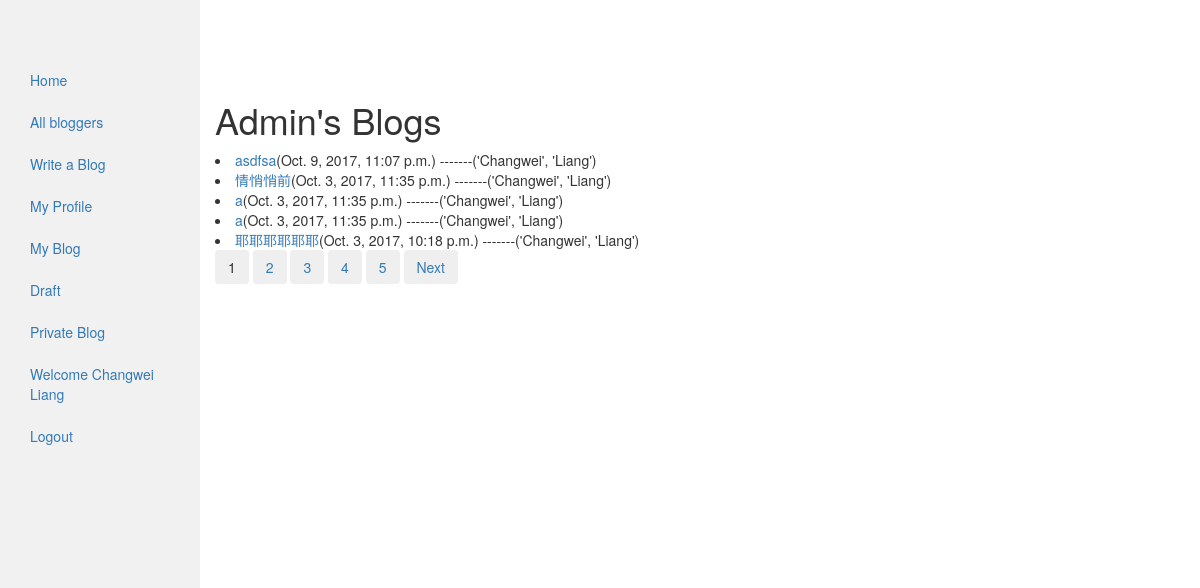
/myblog/ (signed in), run on an earlier commit of the app's database.
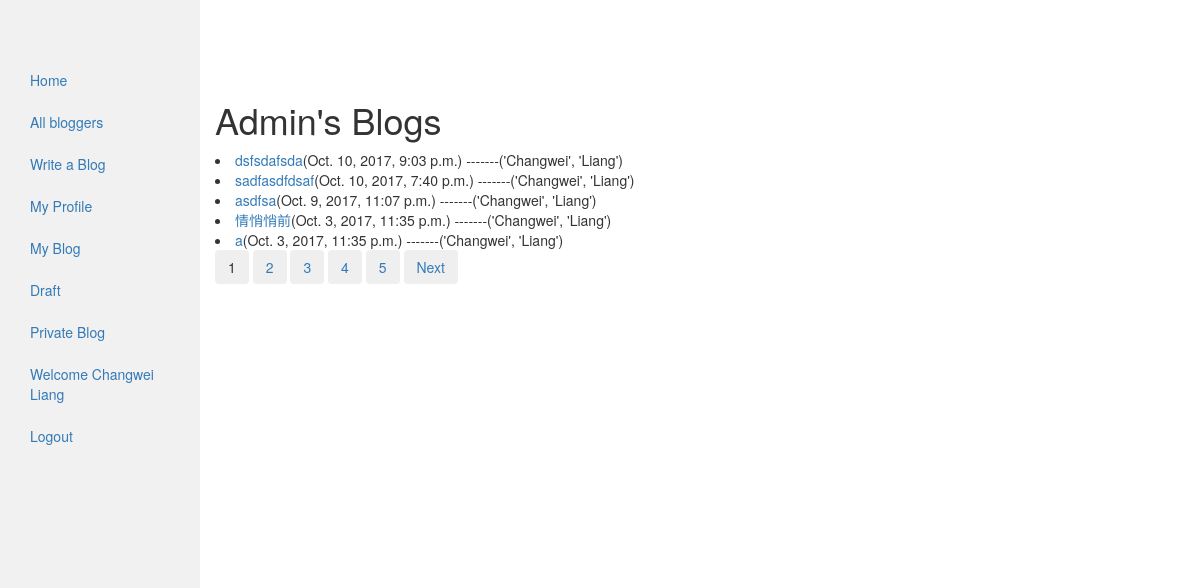
And on a later commit of the database.
### my_auth/models.py (models this page shows)
class User(auth_models.AbstractUser):
    email = models.EmailField(_('email address'), unique=True)

### blog/models.py (models this page shows, shortened)
class MyPost(models.Model):
    author = models.ForeignKey(settings.AUTH_USER_MODEL, on_delete=models.CASCADE)
    title = models.CharField(max_length=100)
    content = models.TextField(blank=True)
    tags = models.CharField(max_length=20, null=True, blank=True)
    published_time = models.DateTimeField(default=timezone.now)
    created_time = models.DateTimeField(default=timezone.now)
    is_draft = models.BooleanField(default=False)
    is_private = models.BooleanField(default=False)
    can_be_edited = models.BooleanField(default=False)
    allow_comment = models.BooleanField(default=True)
    class Meta:
        ordering = ['published_time']
    def get_absolute_url(self):
        return reverse('blog:blog_detail', args=[str(self.id)])

### blog/views.py (the view)
# urls.py: url(r'^myblog/$', views.MyBlog.as_view(), name='my_blog'),
class MyBlog(LoginRequiredMixin, MyPaginatedBlogListView):
    model = models.MyPost
    login_url = 'auth:login'
    template_name = 'blog/my_blog_list.html'
    paginate_by = 5
    context_object_name = 'blog_list'
    def get_queryset(self):
        return models.MyPost.objects.filter(author__username=self.request.user.username,
                                              is_draft=False, is_private=False).order_by('-published_time')

### blog/templatetags/blog_tag.py (called while the page is built)
@register.simple_tag
def real_name_or_username(blog):
    if blog.author.first_name and blog.author.last_name:
        return format_html('%s' % blog.author.first_name), format_html(blog.author.last_name)
    else:
        return blog.author.username

### blog/utils.py (called while the page is built)
def my_paginator_style(paginator, page, context, pages_num_2b_shown):
    context['multiple_page_series_to_show'] = 0
    if paginator.num_pages > pages_num_2b_shown:
        context['multiple_page_series_to_show'] = 1
        context['page_number_to_be_show'] = [i + page.number - pages_num_2b_shown // 2
                                             for i in range(pages_num_2b_shown)]
        if page.number <= pages_num_2b_shown // 2:
            context['page_number_to_be_show'] = [(i + 1) for i in
                                                 range(pages_num_2b_shown)]
        if page.number + pages_num_2b_shown // 2 >= paginator.num_pages:
            context['page_number_to_be_show'] = [i + paginator.num_pages - pages_num_2b_shown + 1
                                                 for i in range(pages_num_2b_shown)]
    return context

### blog/views.py (called while the page is built)
    def get_context_data(self, **kwargs):
        context = super(ListView, self).get_context_data(**kwargs)
        queryset = self.get_queryset()
        paginator, page, queryset, is_paginated = self.paginate_queryset(queryset, self.get_paginate_by(queryset))
        context = my_paginator_style(paginator, page, context, pages_num_2b_shown=5)
        return context

### blog/templates/blog/my_blog_list.html (shortened to what this page needs)
<!DOCTYPE html>
<html lang="en">
{% extends 'blog/base.html' %}
{% load blog_tag %}
{% block content %}
<h1>{{ user.username|title }}'s Blogs</h1>
{% if blog_list %}
    {% for blog in blog_list %}
        <li><a href="{{ blog.get_absolute_url }}">{{ blog.title }}</a>({{ blog.published_time }})
            -------{% real_name_or_username blog %}</li>
    {% endfor %}
{% else %}
    <p>No blogs are found</p>
{% endif %}
{% include "blog/pagination.html" %}
{% endblock %}

### blog/templates/blog/base.html (shortened to what this page needs)
<!DOCTYPE html>
<html lang="en">
{% load blog_tag %}
{% load static %}
<head>
  <link rel="stylesheet" href="https://maxcdn.bootstrapcdn.com/bootstrap/3.3.7/css/bootstrap.min.css">
  <link rel="stylesheet" type="text/css" href="{% static 'blog/css/blog.css' %}">
</head>
<body>
  <div class="container-fluid">
    <div class="row content">
      {% block sidebar %}
      <div class="col-sm-2 sidenav">
      <ul class="nav nav-pills nav-stacked">
          <li class=""><a href="{% url 'blog:homepage' %}">Home</a></li>
          <li><a href="{% url 'blog:blogger' %}">All bloggers</a></li>
          {% if user.is_authenticated %}
                <li><a href="{% url 'blog:create_blog' %}">Write a Blog</a></li>
                <li><a href="">My Profile</a></li>
                <li><a href="{% url 'blog:my_blog' %}">My Blog</a></li>
                <li><a href="{% url 'blog:draft_blog' %}">Draft</a></li>
                <li><a href="{% url 'blog:private_blog' %}">Private Blog</a></li>
                <li><a href="">Welcome {{ user.first_name }} {{ user.last_name }}</a></li>
                <li><a href="{% url 'auth:logout' %}">Logout</a></li>
          {% else %}
                <li><a href="{% url 'auth:login' %}">Login</a></li>
          {% endif %}
      </ul>
      {% endblock %}
      </div>
    <div class="col-sm-10 ">
      {% block content %}{% endblock %}
    </div>
    </div>
  </div>
</body>
</html>

### blog/templates/blog/pagination.html (shortened to what this page needs)
<!DOCTYPE html>
<html lang="en">
{% load blog_tag %}
<head>
    <link rel="stylesheet" href="https://maxcdn.bootstrapcdn.com/bootstrap/3.3.7/css/bootstrap.min.css">
</head>
<body>
    {% if is_paginated %}
        {% if multiple_page_series_to_show %}
            {% for i in page_number_to_be_show %}
                {% if page_obj.number == i %}
                    <button type="button" class="btn">{{ i }}</button>
                {% else %}
                    <button type="button" class="btn"><a  href="?page={{ i }}">{{ i }}</a></button>
                {% endif %}
            {% endfor %}
            {% if page_obj.has_next %}
                <button type="button" class="btn"><a href="?page={{ page_obj.next_page_number }}">Next</a></button>
            {% endif %}
        {% endif %}
    {% endif %}
</body>
</html>

### blog/static/blog/css/blog.css (style rules this page uses)
.row.content { height: 560px }
.sidenav { background-color: #f1f1f1; height: 200%; }

What changed in the data, as far as the page shows it:
no longer on this page (row unchanged): MyPost: title "a", published_time "Oct. 3, 2017, 11:35 p.m.", author.last_name "('Changwei', 'Liang')"
no longer on this page (row unchanged): MyPost: title "耶耶耶耶耶耶", published_time "Oct. 3, 2017, 10:18 p.m.", author.last_name "('Changwei', 'Liang')"
added MyPost: title "dsfsdafsda", published_time "Oct. 10, 2017, 9:03 p.m.", author.last_name "('Changwei', 'Liang')"
added MyPost: title "sadfasdfdsaf", published_time "Oct. 10, 2017, 7:40 p.m.", author.last_name "('Changwei', 'Liang')"
